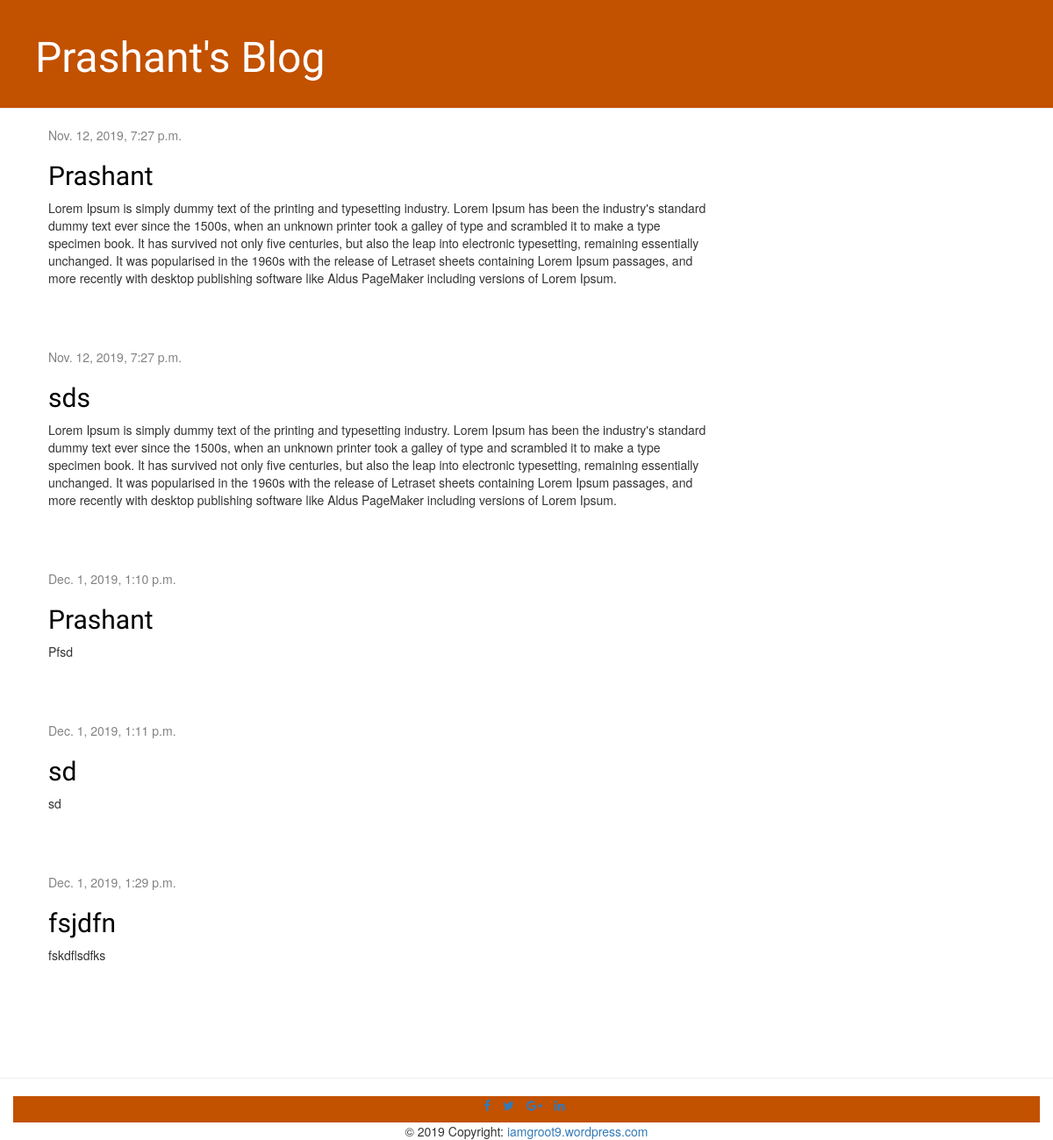
Before: / with the older database file.
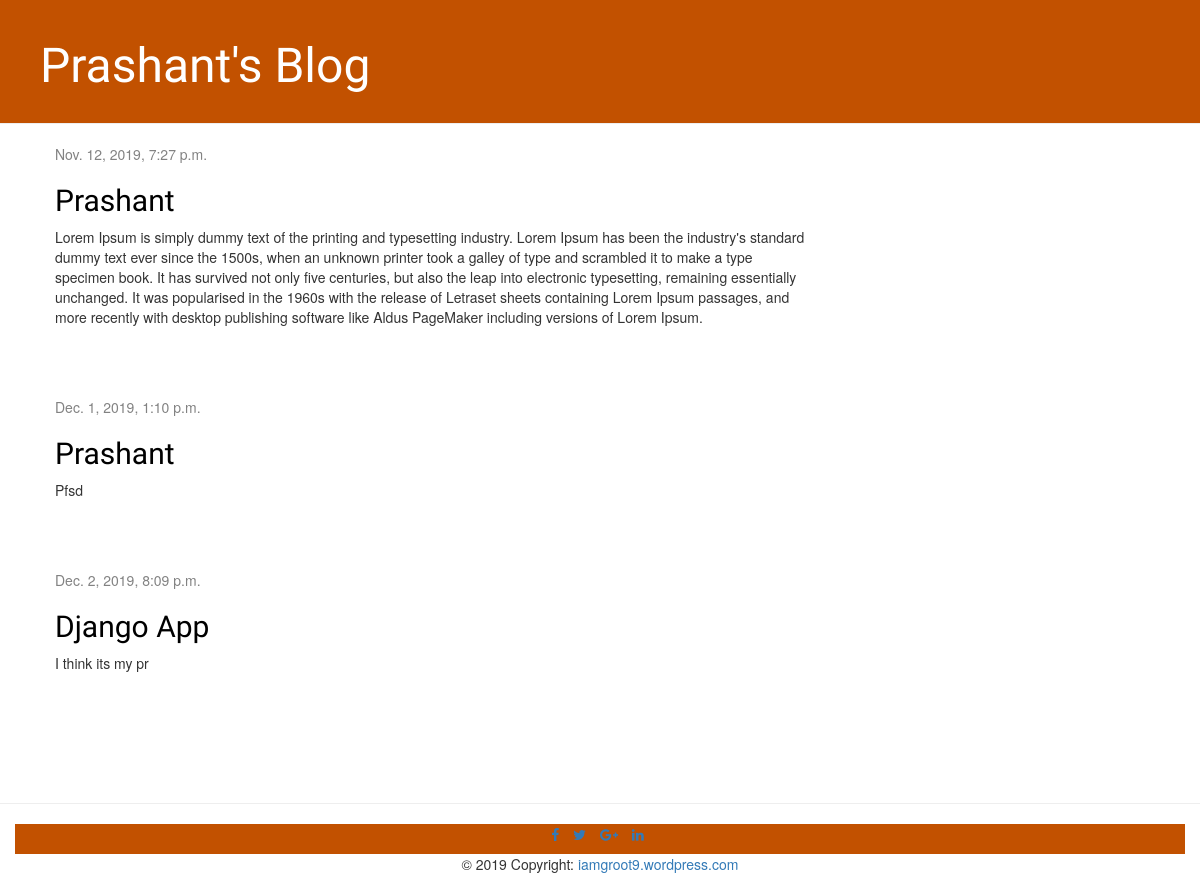
After: the same page with the newer database file.
### blog/models.py (models this page shows, shortened)
class Post(models.Model):
    author = models.ForeignKey(settings.AUTH_USER_MODEL, on_delete=models.CASCADE)
    title = models.CharField(max_length=200)
    text = models.TextField()
    created_date = models.DateTimeField(default=timezone.now)
    published_date = models.DateTimeField(blank=True, null=True)

### blog/views.py (the view)
# urls.py: path('', views.post_list, name='post_list'),
def post_list(request):
    posts = Post.objects.filter(published_date__lte=timezone.now()).order_by('published_date')
    return render(request, 'blog/post_list.html', {'posts': posts})

### blog/templates/blog/post_list.html
{% extends 'blog/base.html' %}
{% block content %}
    {% for post in posts %}
        <div class="post">
            <div class="date">
                {{ post.published_date }}
            </div>
           	<h2><a href="{% url 'post_detail' pk=post.pk %}">{{ post.title }}</a></h2>
            <p>{{ post.text|linebreaksbr }}</p>
        </div>
    {% endfor %}
{% endblock %}

### blog/templates/blog/base.html (shortened to what this page needs)
{% load static %}
<html>
    <head>
        <link rel="stylesheet" href="//maxcdn.bootstrapcdn.com/bootstrap/3.2.0/css/bootstrap.min.css">
        <link rel="stylesheet" href="//maxcdn.bootstrapcdn.com/bootstrap/3.2.0/css/bootstrap-theme.min.css">
        <link rel="stylesheet" href="{% static 'css/blog.css' %}">
        <link rel="stylesheet" href="https://cdnjs.cloudflare.com/ajax/libs/font-awesome/4.7.0/css/font-awesome.min.css">
    </head>
    <body>
        <div class="page-header">
            <h1>Prashant's Blog</h1>
        </div>
        <div class="content container">
            <div class="row">
                <div class="col-md-8">
                    {% block content %}
                    {% endblock %}
                </div>
            </div>
        </div>
        <br><br><hr>
        <footer class="page-footer ">
          <div class="container">
            <ul class="list-unstyled list-inline text-center">
              <li class="list-inline-item">
                <a class="btn-floating btn-fb mx-1">
                  <i class="fa fa-facebook-f"> </i>
                </a>
              </li>
              <li class="list-inline-item">
                <a class="btn-floating btn-tw mx-1">
                  <i class="fa fa-twitter"> </i>
                </a>
              </li>
              <li class="list-inline-item">
                <a class="btn-floating btn-gplus mx-1">
                  <i class="fa fa-google-plus"> </i>
                </a>
              </li>
              <li class="list-inline-item">
                <a class="btn-floating btn-li mx-1">
                  <i class="fa fa-linkedin"> </i>
                </a>
              </li>
            </ul>
          </div>
          <div class="footer-copyright text-center py-3">© 2019 Copyright:
            <a href="https://iamgroot9.wordpress.com"> iamgroot9.wordpress.com</a>
          </div>
        </footer>
    </body>
</html>

### blog/static/css/blog.css (style rules this page uses)
h1 a, h2 a { color: #C25100; font-family: 'Lobster'; }
body { padding-left: 0%; }
.page-header { background-color: #C25100; margin-top: 0; padding: 20px 20px 20px 40px; }
.page-header h1, .page-header h1 a, .page-header h1 a:visited, .page-header h1 a:active { color: #ffffff; font-size: 36pt; text-decoration: none; }
.content { margin-left: 40px; }
h1, h2, h3, h4 { font-family: 'Lobster', cursive; }
.date { color: #828282; }
.post { margin-bottom: 70px; }
.post h2 a, .post h2 a:visited { color: #000000; }
.page-footer .container { background-color:#C25100; }

Changed rows visible on the page:
removed Post: published_date "Nov. 12, 2019, 7:27 p.m.", title "sds", text "Lorem Ipsum is simply dummy text of the printing and typesetting industry. Lorem Ipsum has been the industry's standard dummy text ever since the 1500s, when an unknown printer took a galley of type and scrambled it to make a type specimen book. It has survived not only five centuries, but also the leap into electronic typesetting, remaining essentially unchanged. It was popularised in the 1960s with the release of Letraset sheets containing Lorem Ipsum passages, and more recently with desktop publishing software like Aldus PageMaker including versions of Lorem Ipsum."
removed Post: published_date "Dec. 1, 2019, 1:11 p.m.", title "sd", text "sd"
removed Post: published_date "Dec. 1, 2019, 1:29 p.m.", title "fsjdfn", text "fskdflsdfks"
added Post: published_date "Dec. 2, 2019, 8:09 p.m.", title "Django App", text "I think its my pr"
